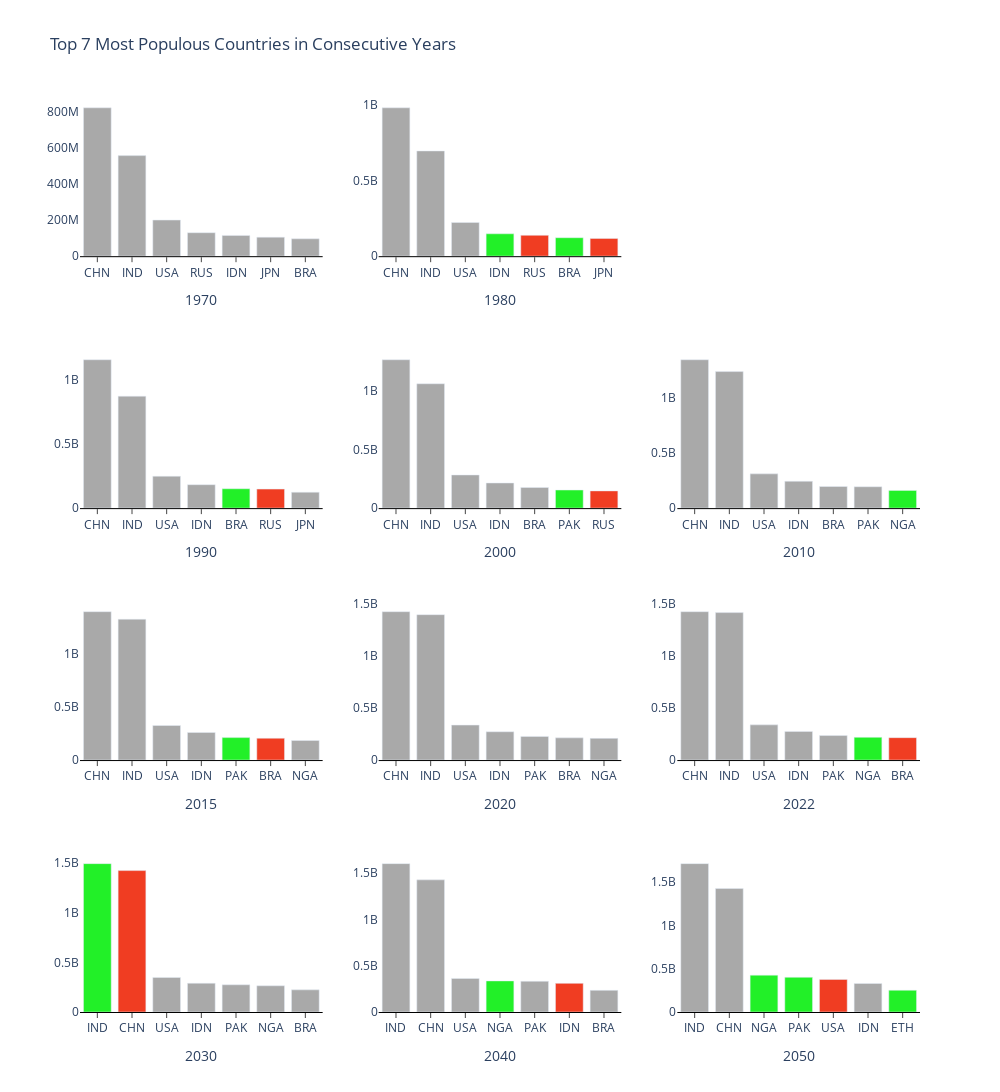

Notebook source saved alongside this figure:
### Markdown cell above
Top 7 Most Populous Countries in Consecutive Years

### Code cell
year = [1970, 1980, 1990, 2000, 2010, 2015, 2020, 2022, 2030, 2040, 2050]

fig = make_subplots(rows=4, cols=3, vertical_spacing=0.105)

df_high_pop_year_0 = None
j = 0
most = 7
for i in range(12):
    if(i==2):
        continue
    
    pop_year = str(year[j]) + " Population"
    j += 1
    
    df_high_pop_year_1 = df_population.sort_values(by=pop_year, ascending=False).reset_index(drop=True)[:most]
    colors = ["darkgray"] * most
    if(df_high_pop_year_0 is not None):
        for x in range(most):
            country_name_1 = df_high_pop_year_1.loc[x, "Country"]
            if(country_name_1 in df_high_pop_year_0["Country"].tolist()):
                country_row_0 = df_high_pop_year_0[df_high_pop_year_0["Country"]==country_name_1]
                country_index_0 = country_row_0.index.values[0]
                if(x < country_index_0):
                    colors[x] = "#22F028" # Increase
                elif(x > country_index_0):
                    colors[x] = "#F03D22" # Decrease
            else:
                colors[x] = "#22F028" # Increase
        
    df_high_pop_year_0 = df_high_pop_year_1.copy()
    
    fig.add_trace(
        go.Bar(x=df_high_pop_year_1['CCA3'], 
               y=df_high_pop_year_1[pop_year],
               marker_color=colors,
        ),
        row=(i//3)+1, col=(i%3)+1
    )
    
    fig.update_xaxes(title_text=year[j-1],  
                 showgrid=False, 
                 linecolor='black',
                 ticks='outside',
                 row=(i//3)+1, col=(i%3)+1
    )

fig.update_layout(height=1100, width=1000,
                  title_text="Top "+ str(most) + " Most Populous Countries in Consecutive Years",
                  plot_bgcolor='white',
                  showlegend=False
)

fig.show()

### Figure 1 — Plotly figure (JSON) as saved in the notebook; plotly's stock layout.template omitted (floating-point values rounded to 4 significant figures)
{"data": [{"marker": {"color": ["darkgray", "darkgray", "darkgray", "darkgray", "darkgray", "darkgray", "darkgray"]}, "type": "bar", "x": ["CHN", "IND", "USA", "RUS", "IDN", "JPN", "BRA"], "xaxis": "x", "y": [822534450, 557501301, 200328340, 130093010, 115228394, 105416839, 96369875], "yaxis": "y"}, {"marker": {"color": ["darkgray", "darkgray", "darkgray", "#22F028", "#F03D22", "#22F028", "#F03D22"]}, "type": "bar", "x": ["CHN", "IND", "USA", "IDN", "RUS", "BRA", "JPN"], "xaxis": "x2", "y": [982372466, 696828385, 223140018, 148177096, 138257420, 122288383, 117624196], "yaxis": "y2"}, {"marker": {"color": ["darkgray", "darkgray", "darkgray", "darkgray", "#22F028", "#F03D22", "darkgray"]}, "type": "bar", "x": ["CHN", "IND", "USA", "IDN", "BRA", "RUS", "JPN"], "xaxis": "x4", "y": [1153704252, 870452165, 248083732, 182159874, 150706446, 148005704, 123686321], "yaxis": "y4"}, {"marker": {"color": ["darkgray", "darkgray", "darkgray", "darkgray", "darkgray", "#22F028", "#F03D22"]}, "type": "bar", "x": ["CHN", "IND", "USA", "IDN", "BRA", "PAK", "RUS"], "xaxis": "x5", "y": [1264099069, 1059633675, 282398554, 214072421, 175873720, 154369924, 146844839], "yaxis": "y5"}, {"marker": {"color": ["darkgray", "darkgray", "darkgray", "darkgray", "darkgray", "darkgray", "#22F028"]}, "type": "bar", "x": ["CHN", "IND", "USA", "IDN", "BRA", "PAK", "NGA"], "xaxis": "x6", "y": [1348191368, 1240613620, 311182845, 244016173, 196353492, 194454498, 160952853], "yaxis": "y6"}, {"marker": {"color": ["darkgray", "darkgray", "darkgray", "darkgray", "#22F028", "#F03D22", "darkgray"]}, "type": "bar", "x": ["CHN", "IND", "USA", "IDN", "PAK", "BRA", "NGA"], "xaxis": "x7", "y": [1393715448, 1322866505, 324607776, 259091970, 210969298, 205188205, 183995785], "yaxis": "y7"}, {"marker": {"color": ["darkgray", "darkgray", "darkgray", "darkgray", "darkgray", "darkgray", "darkgray"]}, "type": "bar", "x": ["CHN", "IND", "USA", "IDN", "PAK", "BRA", "NGA"], "xaxis": "x8", "y": [1424929781, 1396387127, 335942003, 271857970, 227196741, 213196304, 208327405], "yaxis": "y8"}, {"marker": {"color": ["darkgray", "darkgray", "darkgray", "darkgray", "darkgray", "#22F028", "#F03D22"]}, "type": "bar", "x": ["CHN", "IND", "USA", "IDN", "PAK", "NGA", "BRA"], "xaxis": "x9", "y": [1425887337, 1417173173, 338289857, 275501339, 235824862, 218541212, 215313498], "yaxis": "y9"}, {"marker": {"color": ["#22F028", "#F03D22", "darkgray", "darkgray", "darkgray", "darkgray", "darkgray"]}, "type": "bar", "x": ["IND", "CHN", "USA", "IDN", "PAK", "NGA", "BRA"], "xaxis": "x10", "y": [1496127403, 1425887337, 348711690, 289927051, 274362026, 264406590, 223365784], "yaxis": "y10"}, {"marker": {"color": ["darkgray", "darkgray", "darkgray", "#22F028", "darkgray", "#F03D22", "darkgray"]}, "type": "bar", "x": ["IND", "CHN", "USA", "NGA", "PAK", "IDN", "BRA"], "xaxis": "x11", "y": [1601034337, 1425887337, 362191639, 335502636, 331506476, 309025999, 233855929], "yaxis": "y11"}, {"marker": {"color": ["darkgray", "darkgray", "#22F028", "#22F028", "#F03D22", "darkgray", "#22F028"]}, "type": "bar", "x": ["IND", "CHN", "NGA", "PAK", "USA", "IDN", "ETH"], "xaxis": "x12", "y": [1713297239, 1425887337, 425715633, 400553041, 376192674, 329383091, 251081348], "yaxis": "y12"}], "layout": {"height": 1100, "plot_bgcolor": "white", "showlegend": false, "title": {"text": "Top 7 Most Populous Countries in Consecutive Years"}, "width": 1000, "xaxis": {"anchor": "y", "domain": [0, 0.2889], "linecolor": "black", "showgrid": false, "ticks": "outside", "title": {"text": "1970"}}, "xaxis10": {"anchor": "y10", "domain": [0, 0.2889], "linecolor": "black", "showgrid": false, "ticks": "outside", "title": {"text": "2030"}}, "xaxis11": {"anchor": "y11", "domain": [0.3556, 0.6444], "linecolor": "black", "showgrid": false, "ticks": "outside", "title": {"text": "2040"}}, "xaxis12": {"anchor": "y12", "domain": [0.7111, 1], "linecolor": "black", "showgrid": false, "ticks": "outside", "title": {"text": "2050"}}, "xaxis2": {"anchor": "y2", "domain": [0.3556, 0.6444], "linecolor": "black", "showgrid": false, "ticks": "outside", "title": {"text": "1980"}}, "xaxis3": {"anchor": "y3", "domain": [0.7111, 1]}, "xaxis4": {"anchor": "y4", "domain": [0, 0.2889], "linecolor": "black", "showgrid": false, "ticks": "outside", "title": {"text": "1990"}}, "xaxis5": {"anchor": "y5", "domain": [0.3556, 0.6444], "linecolor": "black", "showgrid": false, "ticks": "outside", "title": {"text": "2000"}}, "xaxis6": {"anchor": "y6", "domain": [0.7111, 1], "linecolor": "black", "showgrid": false, "ticks": "outside", "title": {"text": "2010"}}, "xaxis7": {"anchor": "y7", "domain": [0, 0.2889], "linecolor": "black", "showgrid": false, "ticks": "outside", "title": {"text": "2015"}}, "xaxis8": {"anchor": "y8", "domain": [0.3556, 0.6444], "linecolor": "black", "showgrid": false, "ticks": "outside", "title": {"text": "2020"}}, "xaxis9": {"anchor": "y9", "domain": [0.7111, 1], "linecolor": "black", "showgrid": false, "ticks": "outside", "title": {"text": "2022"}}, "yaxis": {"anchor": "x", "domain": [0.8288, 1]}, "yaxis10": {"anchor": "x10", "domain": [0, 0.1713]}, "yaxis11": {"anchor": "x11", "domain": [0, 0.1713]}, "yaxis12": {"anchor": "x12", "domain": [0, 0.1713]}, "yaxis2": {"anchor": "x2", "domain": [0.8288, 1]}, "yaxis3": {"anchor": "x3", "domain": [0.8288, 1]}, "yaxis4": {"anchor": "x4", "domain": [0.5525, 0.7238]}, "yaxis5": {"anchor": "x5", "domain": [0.5525, 0.7238]}, "yaxis6": {"anchor": "x6", "domain": [0.5525, 0.7238]}, "yaxis7": {"anchor": "x7", "domain": [0.2762, 0.4475]}, "yaxis8": {"anchor": "x8", "domain": [0.2762, 0.4475]}, "yaxis9": {"anchor": "x9", "domain": [0.2762, 0.4475]}}}
